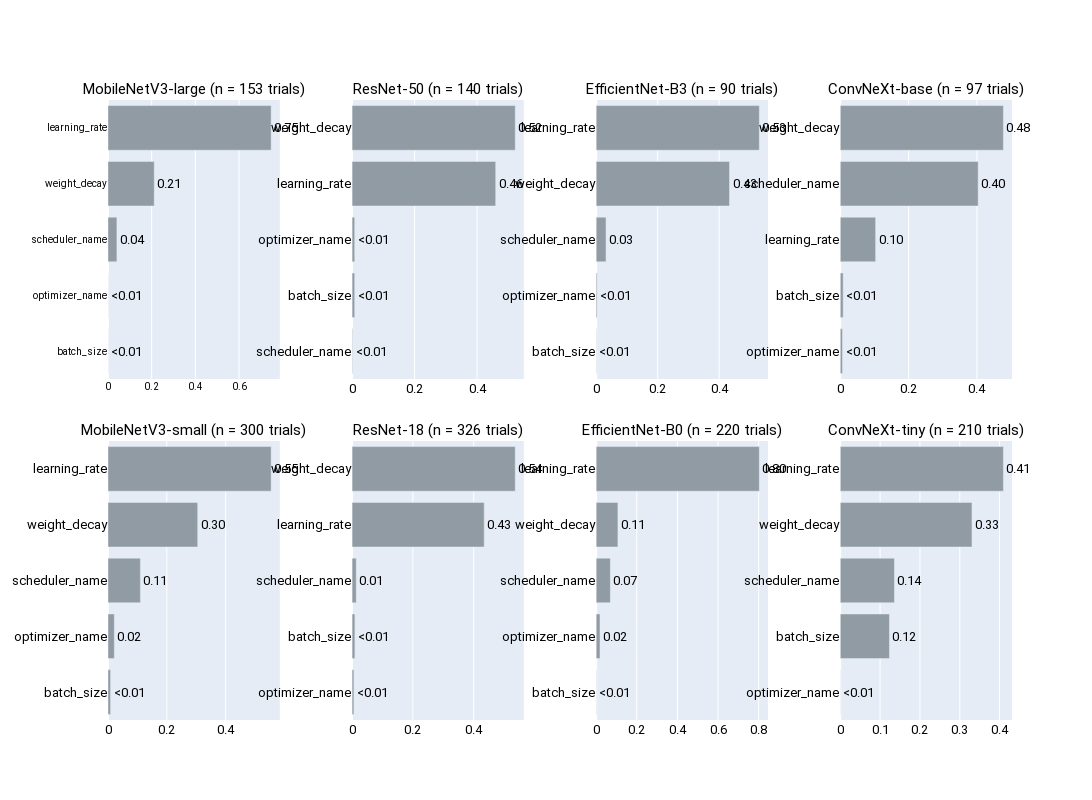

Here is the notebook cell this chart was saved with:
### Markdown cell above
##### **4.2.3.a.** Hyperparameter Importance

### Code cell
# Define a function to consolidate the result of all optuna trials.
def get_optuna_study(model_arch, train_stage, dataset_config):
    study_name = f'optuna_ecg_{model_arch}_{train_stage}_{dataset_config}'
    optuna_res_dir = os.path.join(project_dir, 'optuna', f'{model_arch}_{train_stage}_{dataset_config}', "optuna-results")
    storage_path = f"sqlite:///{os.path.join(optuna_res_dir, 'optuna_study.db')}"

    study = optuna.load_study(study_name=study_name, storage=storage_path)
    return study

# Store the studies in a list.
studies = []
subplot_titles = []
model_arch_list = ['mobilenetv3large', 'resnet50', 'efficientnetb3', 'convnextbase', 'mobilenetv3small', 'resnet18', 'efficientnetb0', 'convnexttiny']

for arch in model_arch_list:
    study = get_optuna_study(arch, 'full', 'config1')
    studies.append(study)
    
    # Get the number of completed trials
    n_trials = len(study.trials)
    
    # Format the title string
    title = f'{arch_name_dict[arch]} (n = {n_trials} trials)'
    subplot_titles.append(title)

fig = make_subplots(rows=2, cols=4, subplot_titles=subplot_titles, horizontal_spacing=0.08, vertical_spacing=0.1)
for i, study in enumerate(studies):
    temp_fig = plot_param_importances(study, evaluator=optuna.importance.PedAnovaImportanceEvaluator(baseline_quantile=0.1, evaluate_on_local=True))
    row = (i // 4) + 1
    col = (i % 4) + 1
    for trace in temp_fig.data:
        trace.marker.color = "#919BA3"
        fig.add_trace(trace, row=row, col=col)
    
fig.update_layout(
    height=800,
    width=1500,
    showlegend=False,
    font=dict(
        family="Roboto",
        size=13,
        color="black"
    ),
    xaxis=dict(title_font=dict(size=10), tickfont=dict(size=10)),
    yaxis=dict(title_font=dict(size=10), tickfont=dict(size=10))
)

for annotation in fig.layout.annotations:
    annotation['font']['size'] = 15

fig.show()

### Figure 1 — Plotly figure (JSON) as saved in the notebook; plotly's stock layout.template omitted (floating-point values rounded to 4 significant figures)
{"data": [{"cliponaxis": false, "hovertemplate": ["batch_size (CategoricalDistribution): 0.0002158235433804352<extra></extra>", "optimizer_name (CategoricalDistribution): 0.0002158235433804352<extra></extra>", "scheduler_name (CategoricalDistribution): 0.040810163158879614<extra></extra>", "weight_decay (FloatDistribution): 0.21177653051752326<extra></extra>", "learning_rate (FloatDistribution): 0.7469816592368362<extra></extra>"], "marker": {"color": "#919BA3"}, "name": "Objective Value", "orientation": "h", "text": ["<0.01", "<0.01", "0.04", "0.21", "0.75"], "textposition": "outside", "type": "bar", "x": [0.0002158, 0.0002158, 0.04081, 0.2118, 0.747], "xaxis": "x", "y": ["batch_size", "optimizer_name", "scheduler_name", "weight_decay", "learning_rate"], "yaxis": "y"}, {"cliponaxis": false, "hovertemplate": ["scheduler_name (CategoricalDistribution): 0.0015366115496173258<extra></extra>", "batch_size (CategoricalDistribution): 0.00839624519454629<extra></extra>", "optimizer_name (CategoricalDistribution): 0.00839624519454629<extra></extra>", "learning_rate (FloatDistribution): 0.45955599864639984<extra></extra>", "weight_decay (FloatDistribution): 0.5221148994148903<extra></extra>"], "marker": {"color": "#919BA3"}, "name": "Objective Value", "orientation": "h", "text": ["<0.01", "<0.01", "<0.01", "0.46", "0.52"], "textposition": "outside", "type": "bar", "x": [0.001537, 0.008396, 0.008396, 0.4596, 0.5221], "xaxis": "x2", "y": ["scheduler_name", "batch_size", "optimizer_name", "learning_rate", "weight_decay"], "yaxis": "y2"}, {"cliponaxis": false, "hovertemplate": ["batch_size (CategoricalDistribution): 0.0006468707586714488<extra></extra>", "optimizer_name (CategoricalDistribution): 0.0031523504724783225<extra></extra>", "scheduler_name (CategoricalDistribution): 0.03209552004610678<extra></extra>", "weight_decay (FloatDistribution): 0.4335829750684343<extra></extra>", "learning_rate (FloatDistribution): 0.5305222836543092<extra></extra>"], "marker": {"color": "#919BA3"}, "name": "Objective Value", "orientation": "h", "text": ["<0.01", "<0.01", "0.03", "0.43", "0.53"], "textposition": "outside", "type": "bar", "x": [0.0006469, 0.003152, 0.0321, 0.4336, 0.5305], "xaxis": "x3", "y": ["batch_size", "optimizer_name", "scheduler_name", "weight_decay", "learning_rate"], "yaxis": "y3"}, {"cliponaxis": false, "hovertemplate": ["optimizer_name (CategoricalDistribution): 0.006641917970528449<extra></extra>", "batch_size (CategoricalDistribution): 0.008592805412752902<extra></extra>", "learning_rate (FloatDistribution): 0.1036061863645825<extra></extra>", "scheduler_name (CategoricalDistribution): 0.4036354883646341<extra></extra>", "weight_decay (FloatDistribution): 0.4775236018875021<extra></extra>"], "marker": {"color": "#919BA3"}, "name": "Objective Value", "orientation": "h", "text": ["<0.01", "<0.01", "0.10", "0.40", "0.48"], "textposition": "outside", "type": "bar", "x": [0.006642, 0.008593, 0.1036, 0.4036, 0.4775], "xaxis": "x4", "y": ["optimizer_name", "batch_size", "learning_rate", "scheduler_name", "weight_decay"], "yaxis": "y4"}, {"cliponaxis": false, "hovertemplate": ["batch_size (CategoricalDistribution): 0.008783258987350873<extra></extra>", "optimizer_name (CategoricalDistribution): 0.02150775217034314<extra></extra>", "scheduler_name (CategoricalDistribution): 0.11012690593116449<extra></extra>", "weight_decay (FloatDistribution): 0.3049080639178929<extra></extra>", "learning_rate (FloatDistribution): 0.5546740189932485<extra></extra>"], "marker": {"color": "#919BA3"}, "name": "Objective Value", "orientation": "h", "text": ["<0.01", "0.02", "0.11", "0.30", "0.55"], "textposition": "outside", "type": "bar", "x": [0.008783, 0.02151, 0.1101, 0.3049, 0.5547], "xaxis": "x5", "y": ["batch_size", "optimizer_name", "scheduler_name", "weight_decay", "learning_rate"], "yaxis": "y5"}, {"cliponaxis": false, "hovertemplate": ["optimizer_name (CategoricalDistribution): 0.00603918901279241<extra></extra>", "batch_size (CategoricalDistribution): 0.009252007002594594<extra></extra>", "scheduler_name (CategoricalDistribution): 0.013634945780206492<extra></extra>", "learning_rate (FloatDistribution): 0.43450240112288024<extra></extra>", "weight_decay (FloatDistribution): 0.5365714570815262<extra></extra>"], "marker": {"color": "#919BA3"}, "name": "Objective Value", "orientation": "h", "text": ["<0.01", "<0.01", "0.01", "0.43", "0.54"], "textposition": "outside", "type": "bar", "x": [0.006039, 0.009252, 0.01363, 0.4345, 0.5366], "xaxis": "x6", "y": ["optimizer_name", "batch_size", "scheduler_name", "learning_rate", "weight_decay"], "yaxis": "y6"}, {"cliponaxis": false, "hovertemplate": ["batch_size (CategoricalDistribution): 0.0006475180577468286<extra></extra>", "optimizer_name (CategoricalDistribution): 0.019007402135520147<extra></extra>", "scheduler_name (CategoricalDistribution): 0.0698846528731671<extra></extra>", "weight_decay (FloatDistribution): 0.10716811492932608<extra></extra>", "learning_rate (FloatDistribution): 0.8032923120042399<extra></extra>"], "marker": {"color": "#919BA3"}, "name": "Objective Value", "orientation": "h", "text": ["<0.01", "0.02", "0.07", "0.11", "0.80"], "textposition": "outside", "type": "bar", "x": [0.0006475, 0.01901, 0.06988, 0.1072, 0.8033], "xaxis": "x7", "y": ["batch_size", "optimizer_name", "scheduler_name", "weight_decay", "learning_rate"], "yaxis": "y7"}, {"cliponaxis": false, "hovertemplate": ["optimizer_name (CategoricalDistribution): 5.6019297466880636e-05<extra></extra>", "batch_size (CategoricalDistribution): 0.12356392978244983<extra></extra>", "scheduler_name (CategoricalDistribution): 0.13608604960953272<extra></extra>", "weight_decay (FloatDistribution): 0.33069292256825233<extra></extra>", "learning_rate (FloatDistribution): 0.4096010787422983<extra></extra>"], "marker": {"color": "#919BA3"}, "name": "Objective Value", "orientation": "h", "text": ["<0.01", "0.12", "0.14", "0.33", "0.41"], "textposition": "outside", "type": "bar", "x": [5.602e-05, 0.1236, 0.1361, 0.3307, 0.4096], "xaxis": "x8", "y": ["optimizer_name", "batch_size", "scheduler_name", "weight_decay", "learning_rate"], "yaxis": "y8"}], "layout": {"annotations": [{"font": {"size": 15}, "showarrow": false, "text": "MobileNetV3-large (n = 153 trials)", "x": 0.095, "xanchor": "center", "xref": "paper", "y": 1, "yanchor": "bottom", "yref": "paper"}, {"font": {"size": 15}, "showarrow": false, "text": "ResNet-50 (n = 140 trials)", "x": 0.365, "xanchor": "center", "xref": "paper", "y": 1, "yanchor": "bottom", "yref": "paper"}, {"font": {"size": 15}, "showarrow": false, "text": "EfficientNet-B3 (n = 90 trials)", "x": 0.635, "xanchor": "center", "xref": "paper", "y": 1, "yanchor": "bottom", "yref": "paper"}, {"font": {"size": 15}, "showarrow": false, "text": "ConvNeXt-base (n = 97 trials)", "x": 0.905, "xanchor": "center", "xref": "paper", "y": 1, "yanchor": "bottom", "yref": "paper"}, {"font": {"size": 15}, "showarrow": false, "text": "MobileNetV3-small (n = 300 trials)", "x": 0.095, "xanchor": "center", "xref": "paper", "y": 0.45, "yanchor": "bottom", "yref": "paper"}, {"font": {"size": 15}, "showarrow": false, "text": "ResNet-18 (n = 326 trials)", "x": 0.365, "xanchor": "center", "xref": "paper", "y": 0.45, "yanchor": "bottom", "yref": "paper"}, {"font": {"size": 15}, "showarrow": false, "text": "EfficientNet-B0 (n = 220 trials)", "x": 0.635, "xanchor": "center", "xref": "paper", "y": 0.45, "yanchor": "bottom", "yref": "paper"}, {"font": {"size": 15}, "showarrow": false, "text": "ConvNeXt-tiny (n = 210 trials)", "x": 0.905, "xanchor": "center", "xref": "paper", "y": 0.45, "yanchor": "bottom", "yref": "paper"}], "font": {"color": "black", "family": "Roboto", "size": 13}, "height": 800, "showlegend": false, "width": 1500, "xaxis": {"anchor": "y", "domain": [0, 0.19], "tickfont": {"size": 10}, "title": {"font": {"size": 10}}}, "xaxis2": {"anchor": "y2", "domain": [0.27, 0.46]}, "xaxis3": {"anchor": "y3", "domain": [0.54, 0.73]}, "xaxis4": {"anchor": "y4", "domain": [0.81, 1]}, "xaxis5": {"anchor": "y5", "domain": [0, 0.19]}, "xaxis6": {"anchor": "y6", "domain": [0.27, 0.46]}, "xaxis7": {"anchor": "y7", "domain": [0.54, 0.73]}, "xaxis8": {"anchor": "y8", "domain": [0.81, 1]}, "yaxis": {"anchor": "x", "domain": [0.55, 1], "tickfont": {"size": 10}, "title": {"font": {"size": 10}}}, "yaxis2": {"anchor": "x2", "domain": [0.55, 1]}, "yaxis3": {"anchor": "x3", "domain": [0.55, 1]}, "yaxis4": {"anchor": "x4", "domain": [0.55, 1]}, "yaxis5": {"anchor": "x5", "domain": [0, 0.45]}, "yaxis6": {"anchor": "x6", "domain": [0, 0.45]}, "yaxis7": {"anchor": "x7", "domain": [0, 0.45]}, "yaxis8": {"anchor": "x8", "domain": [0, 0.45]}}}
